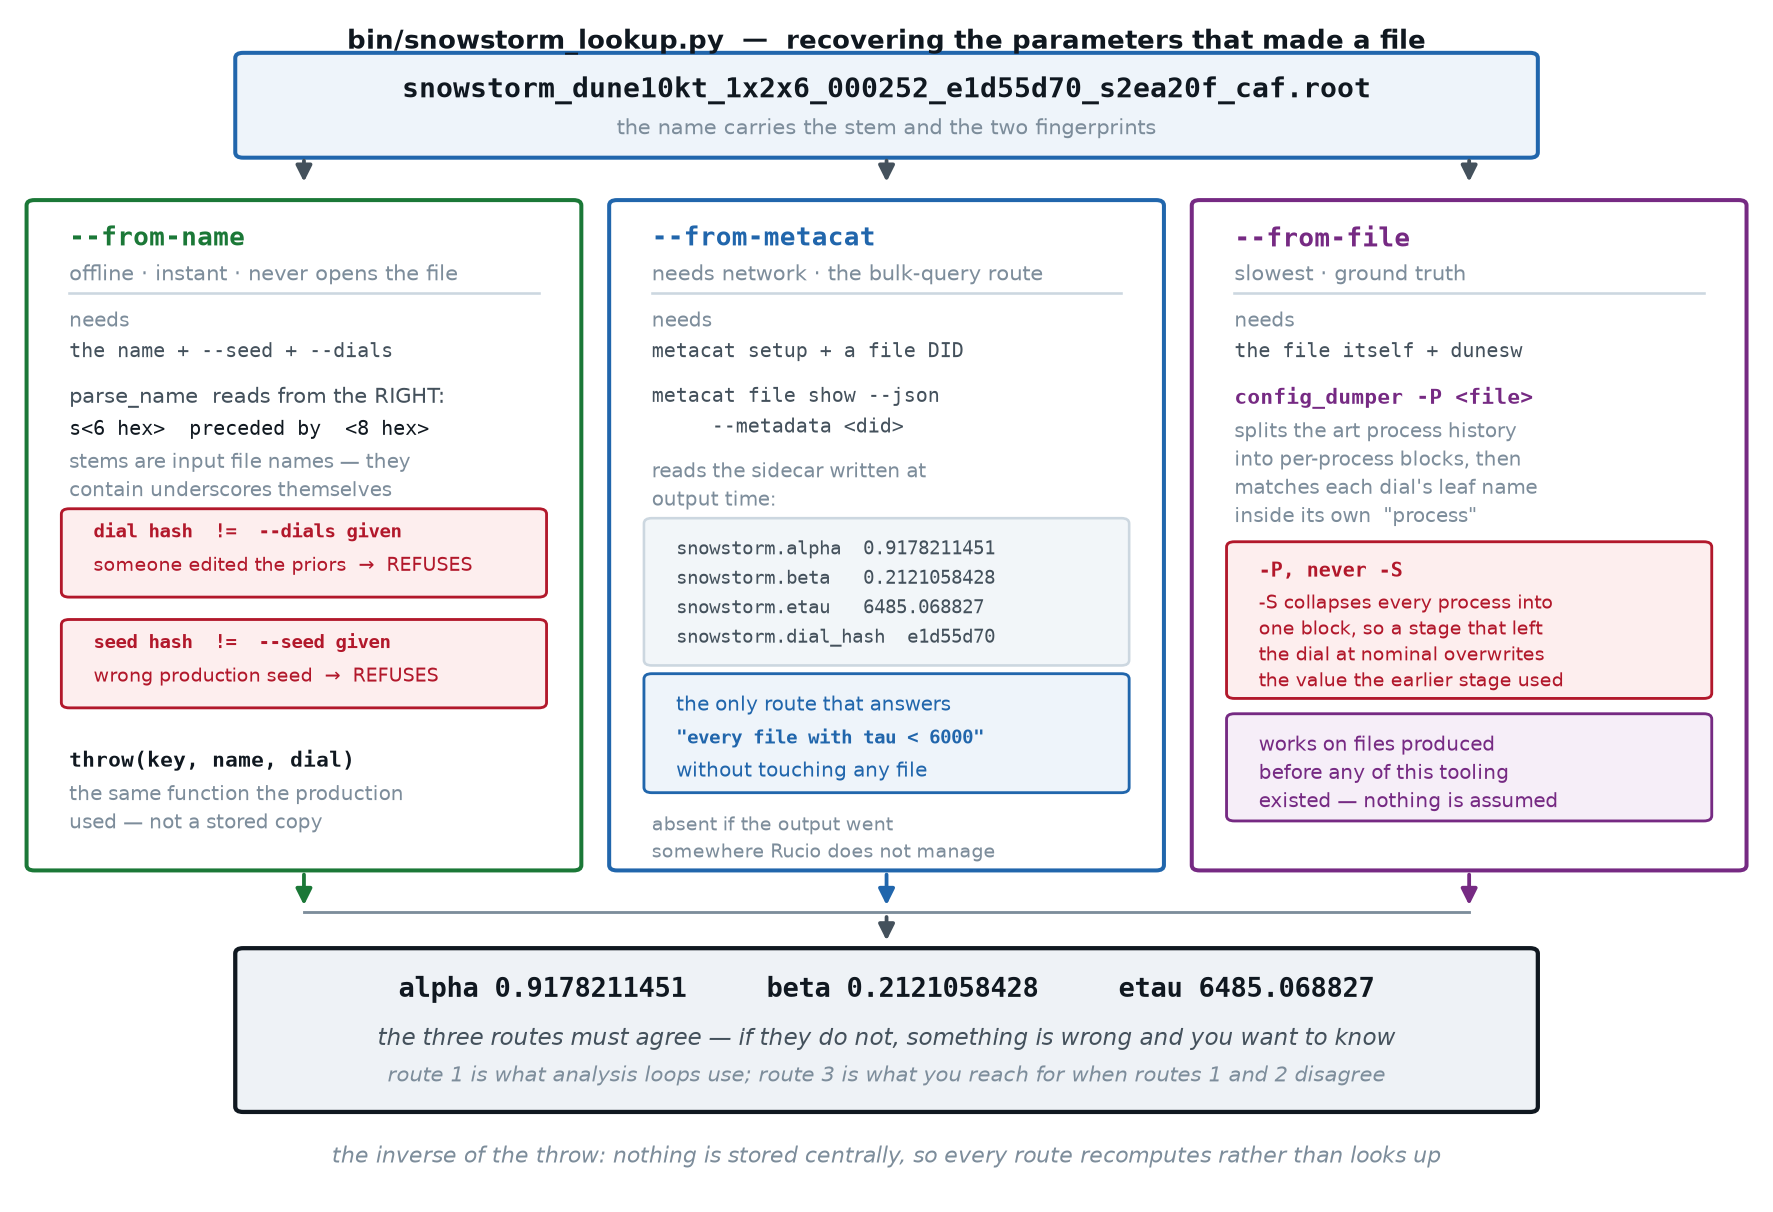

Recreate this plot in Python.
"""Schematic of bin/snowstorm_lookup.py: three independent routes back from a
file to the parameter point that produced it."""
import matplotlib
matplotlib.use("Agg")
import matplotlib.pyplot as plt
from matplotlib.patches import FancyBboxPatch, FancyArrowPatch

OUT = "/exp/dune/data/users/pgranger/repos/snowstorm-justin/docs/fig_lookup.png"
INK, INK2, INK3 = "#101820", "#44515c", "#7d8d9b"
BLUE, RED, GREEN, VIOLET = "#2166ac", "#b2182b", "#1b7837", "#762a83"
TINT, RULE, PAPER = "#f2f6f9", "#ccd7e0", "#ffffff"
MF = "DejaVu Sans Mono"

fig, ax = plt.subplots(figsize=(13.2, 9.0))
ax.set_xlim(0, 100); ax.set_ylim(0, 100); ax.axis("off")

def card(x, y, w, h, ec=RULE, fc=TINT, lw=1.3):
    ax.add_patch(FancyBboxPatch((x, y), w, h, boxstyle="round,pad=0.45",
                                fc=fc, ec=ec, lw=lw, zorder=2))

def m(x, y, t, s=8.6, c=INK, w="normal", ha="left"):
    ax.text(x, y, t, fontsize=s, color=c, va="top", ha=ha, zorder=4,
            family=MF, weight=w)

def sans(x, y, t, s=8.8, c=INK3, style="normal", ha="left", w="normal"):
    ax.text(x, y, t, fontsize=s, color=c, va="top", ha=ha, zorder=4,
            style=style, weight=w)

def arrow(p, q, c=INK2, rad=0.0, lw=1.6, ls="-"):
    ax.add_patch(FancyArrowPatch(p, q, arrowstyle="-|>", mutation_scale=14,
                                 lw=lw, color=c, linestyle=ls, zorder=3,
                                 connectionstyle=f"arc3,rad={rad}"))

# ================================================================= the file
sans(50, 99, "bin/snowstorm_lookup.py  —  recovering the parameters that made a file",
     11, INK, ha="center", w="bold")
card(13, 88.5, 74, 8.0, BLUE, "#eef4fa", 1.7)
ax.text(50, 95.0, "snowstorm_dune10kt_1x2x6_000252_e1d55d70_s2ea20f_caf.root",
        fontsize=12, color=INK, ha="center", va="top", zorder=4,
        family=MF, weight="bold")
sans(50, 91.4, "the name carries the stem and the two fingerprints", ha="center")

X = [1, 34.5, 68]; W = 31
for x in X:
    arrow((x + W / 2, 88.2), (x + W / 2, 85.6))

# ================================================================= route 1
x = X[0]
card(x, 28, W, 56, GREEN, PAPER, 1.7)
m(x + 2, 82.3, "--from-name", 11, GREEN, "bold")
sans(x + 2, 79.0, "offline · instant · never opens the file")
ax.plot([x + 2, x + W - 2], [76.6, 76.6], color=RULE, lw=1.1, zorder=4)
sans(x + 2, 75.0, "needs", 8.4, INK3)
m(x + 2, 72.4, "the name + --seed + --dials", 8.4, INK2)
sans(x + 2, 68.6, "parse_name  reads from the RIGHT:", 8.8, INK2)
m(x + 2, 65.8, 's<6 hex>  preceded by  <8 hex>', 8.4)
sans(x + 2, 63.0, "stems are input file names — they", 8.4)
sans(x + 2, 60.6, "contain underscores themselves", 8.4)
for i, (t, sub) in enumerate([
        ("dial hash  !=  --dials given", "someone edited the priors"),
        ("seed hash  !=  --seed given", "wrong production seed")]):
    yy = 57.6 - i * 9.4
    card(x + 2, yy - 6.4, W - 4, 6.6, RED, "#fdeeee", 1.2)
    m(x + 3.4, yy - 0.5, t, 8.2, RED, "bold")
    sans(x + 3.4, yy - 3.4, f"{sub}  →  REFUSES", 8.0, RED)
m(x + 2, 37.8, "throw(key, name, dial)", 9.0, INK, "bold")
sans(x + 2, 34.8, "the same function the production", 8.4)
sans(x + 2, 32.4, "used — not a stored copy", 8.4)

# ================================================================= route 2
x = X[1]
card(x, 28, W, 56, BLUE, PAPER, 1.7)
m(x + 2, 82.3, "--from-metacat", 11, BLUE, "bold")
sans(x + 2, 79.0, "needs network · the bulk-query route")
ax.plot([x + 2, x + W - 2], [76.6, 76.6], color=RULE, lw=1.1, zorder=4)
sans(x + 2, 75.0, "needs", 8.4, INK3)
m(x + 2, 72.4, "metacat setup + a file DID", 8.4, INK2)
m(x + 2, 68.6, "metacat file show --json", 8.4, INK2)
m(x + 2, 66.0, "     --metadata <did>", 8.4, INK2)
sans(x + 2, 62.2, "reads the sidecar written at", 8.4)
sans(x + 2, 59.8, "output time:", 8.4)
card(x + 2, 45.4, W - 4, 11.6, RULE, TINT, 1.1)
for i, t in enumerate(["snowstorm.alpha  0.9178211451",
                       "snowstorm.beta   0.2121058428",
                       "snowstorm.etau   6485.068827",
                       "snowstorm.dial_hash  e1d55d70"]):
    m(x + 3.4, 55.6 - i * 2.5, t, 8.0, INK2)
card(x + 2, 34.6, W - 4, 9.2, BLUE, "#eef4fa", 1.2)
sans(x + 3.4, 42.4, "the only route that answers", 8.4, BLUE)
m(x + 3.4, 39.6, '"every file with tau < 6000"', 8.2, BLUE, "bold")
sans(x + 3.4, 36.8, "without touching any file", 8.4, BLUE)
sans(x + 2, 32.2, "absent if the output went", 8.2, INK3)
sans(x + 2, 29.9, "somewhere Rucio does not manage", 8.2, INK3)

# ================================================================= route 3
x = X[2]
card(x, 28, W, 56, VIOLET, PAPER, 1.7)
m(x + 2, 82.3, "--from-file", 11, VIOLET, "bold")
sans(x + 2, 79.0, "slowest · ground truth")
ax.plot([x + 2, x + W - 2], [76.6, 76.6], color=RULE, lw=1.1, zorder=4)
sans(x + 2, 75.0, "needs", 8.4, INK3)
m(x + 2, 72.4, "the file itself + dunesw", 8.4, INK2)
m(x + 2, 68.6, "config_dumper -P <file>", 9.0, VIOLET, "bold")
sans(x + 2, 65.6, "splits the art process history", 8.4)
sans(x + 2, 63.2, "into per-process blocks, then", 8.4)
sans(x + 2, 60.8, "matches each dial's leaf name", 8.4)
sans(x + 2, 58.4, "inside its own  \"process\"", 8.4)
card(x + 2, 42.6, W - 4, 12.4, RED, "#fdeeee", 1.2)
m(x + 3.4, 53.8, "-P, never -S", 8.6, RED, "bold")
sans(x + 3.4, 51.0, "-S collapses every process into", 8.0, RED)
sans(x + 3.4, 48.8, "one block, so a stage that left", 8.0, RED)
sans(x + 3.4, 46.6, "the dial at nominal overwrites", 8.0, RED)
sans(x + 3.4, 44.4, "the value the earlier stage used", 8.0, RED)
card(x + 2, 32.2, W - 4, 8.2, VIOLET, "#f6eef8", 1.2)
sans(x + 3.4, 39.0, "works on files produced", 8.4, VIOLET)
sans(x + 3.4, 36.6, "before any of this tooling", 8.4, VIOLET)
sans(x + 3.4, 34.2, "existed — nothing is assumed", 8.4, VIOLET)

# ================================================================= converge
for x, c in zip(X, [GREEN, BLUE, VIOLET]):
    arrow((x + W / 2, 27.6), (x + W / 2, 24.2), c=c)
ax.plot([16.5, 83.5], [24.0, 24.0], color=INK3, lw=1.2, zorder=3)
arrow((50, 24.0), (50, 21.2))
card(13, 7.5, 74, 13.0, INK, "#eef2f6", 1.8)
ax.text(50, 18.6, "alpha 0.9178211451     beta 0.2121058428     etau 6485.068827",
        fontsize=11.5, color=INK, ha="center", va="top", zorder=4,
        family=MF, weight="bold")
sans(50, 14.2, "the three routes must agree — if they do not, something is wrong "
     "and you want to know", 9.6, INK2, "italic", ha="center")
sans(50, 11.0, "route 1 is what analysis loops use; route 3 is what you reach for "
     "when routes 1 and 2 disagree", 8.8, INK3, "italic", ha="center")

sans(50, 4.2, "the inverse of the throw: nothing is stored centrally, so every route "
     "recomputes rather than looks up", 9.2, INK3, "italic", ha="center")

fig.savefig(OUT, bbox_inches="tight", dpi=170, facecolor="white")
print("wrote", OUT)
